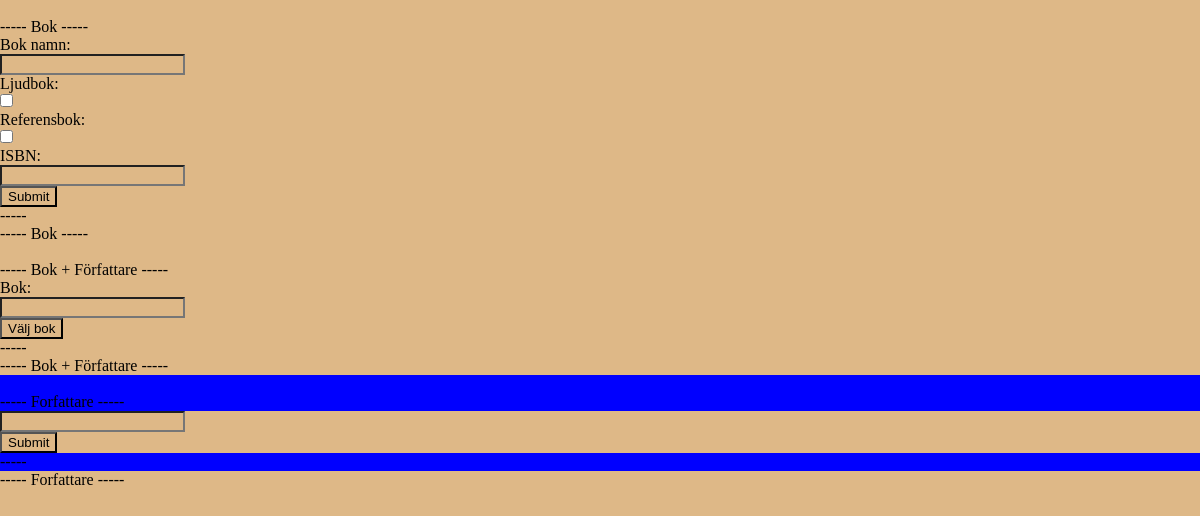
Before: / with the older database file.
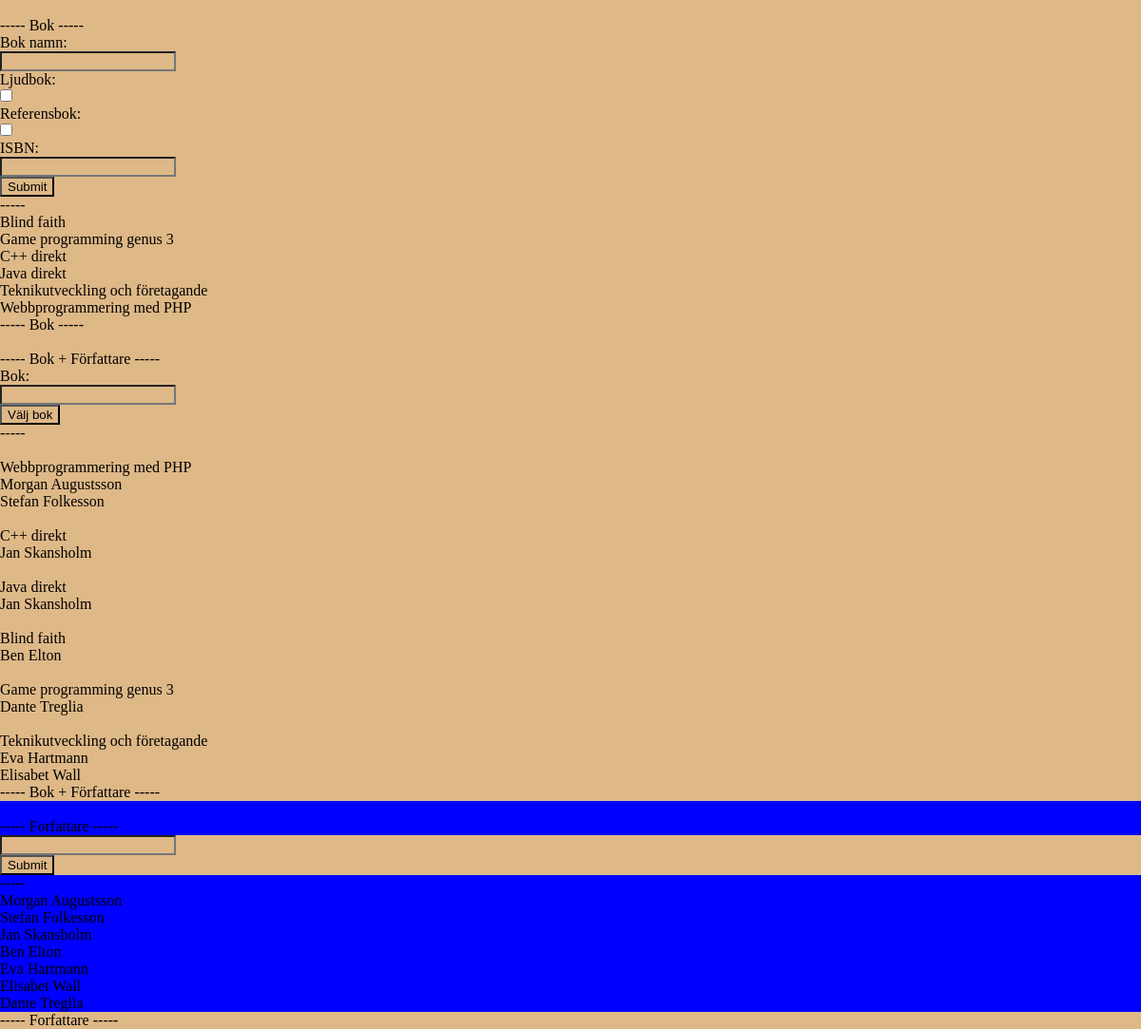
After: the same page with the newer database file.
### tables this page shows
CREATE TABLE `bok` (
  `ISBN` varchar(255) NOT NULL,
  `Namn` varchar(100) NOT NULL,
  `LjudBok` tinyint(1) NOT NULL,
  `ReferensBok` tinyint(1) NOT NULL
);

CREATE TABLE `forfattare` (
  `ID` int(11) NOT NULL,
  `Namn` varchar(100) NOT NULL
);

### index.php (the view, shortened to what this page needs)
<!DOCTYPE html>
<html lang="en">
  <head>
      <link rel="stylesheet" href="index.css">
  </head>
  <body>
    <?php
        require_once('db.php');
    ?>
    <div> <br> ----- Bok -----
        <?php
            echo "<form method = 'post'>";
                echo "Bok namn: <br><input type='text' name='BokNamn' required='require'><br>";
                echo "Ljudbok: <br><input type='checkbox' name='Ljudbok'><br>";
                echo "Referensbok: <br><input type='checkbox' name='ReferensBok'><br>";
                echo "ISBN: <br><input type='text' name='ISBN' required='require'><br>";
                echo "<input type='submit' value='Submit'>";
            echo "</form>";
        ?>
        <?php
            echo "-----<br>";
            $sql = "SELECT Namn FROM bok";
            $result = $conn->query($sql);
            if ($result->num_rows > 0) {
                while($row = $result->fetch_assoc()) {
                    echo $row['Namn']."<br>";
                }
            }
        ?>
    </div> ----- Bok -----
    <div> <br> ----- Bok + Författare -----
        <?php
            echo "<form method='post'>";
                echo "Bok: <br><input type='text' list='Bok' name='ValdBok' required='require' autocomplete='off'>";
                echo "</input><br>";
                echo "<input type='submit' value='Välj bok'/>";
            echo "</form>";
        ?>
        <?php
            echo "-----<br>";
            $sql = "SELECT bok.Namn AS BokNamn, forfattare.Namn AS ForNamn FROM bok,forfattare,bokfor WHERE bok.ISBN = bokfor.ISBN AND forfattare.ID = bokfor.FID";
            $result = $conn->query($sql);
            if ($result->num_rows > 0) {
                while($row = $result->fetch_assoc()) {
                    if (@$BokNamn == $row['BokNamn']){
                    }
                    else{
                        echo "<br>". $row['BokNamn']."<br>";
                    }
                    $BokNamn = $row['BokNamn'];
                    echo $row['ForNamn']."<br>";
                }
            }
        ?>
    </div> ----- Bok + Författare -----
    <div id="bruh"> <br> ----- Forfattare -----
        <?php
            echo "<form method = 'post'>";
                echo "<input type='text' name='ForfattarNamn' required='require'><br>";
                echo "<input type='submit' value='Submit'>";
            echo "</form>";
        ?>
        <?php
            echo "-----<br>";
            $sql = "SELECT Namn FROM forfattare";
            $result = $conn->query($sql);
            if ($result->num_rows > 0) {
                while($row = $result->fetch_assoc()) {
                    echo $row['Namn']."<br>";
                }
            }
        ?>
    </div> ----- Forfattare -----
  </body>
</html>

### index.css (style rules this page uses)
* { margin:0; padding:2; background-color: burlywood; }
#bruh { background-color:blue; }

Changed rows visible on the page:
added bok: Namn "Blind faith", forfattare.Namn "Ben Elton"
added bok: Namn "Game programming genus 3", forfattare.Namn "Dante Treglia"
added bok: Namn "C++ direkt", forfattare.Namn "Jan Skansholm"
added bok: Namn "Java direkt", forfattare.Namn "Jan Skansholm"
added bok: Namn "Teknikutveckling och företagande", forfattare.Namn "Eva Hartmann", forfattare.Namn "Elisabet Wall"
added bok: Namn "Webbprogrammering med PHP", forfattare.Namn "Morgan Augustsson", forfattare.Namn "Stefan Folkesson"
added forfattare: Namn "Morgan Augustsson"
added forfattare: Namn "Stefan Folkesson"
added forfattare: Namn "Jan Skansholm"
added forfattare: Namn "Ben Elton"
added forfattare: Namn "Eva Hartmann"
added forfattare: Namn "Elisabet Wall"
added forfattare: Namn "Dante Treglia"
